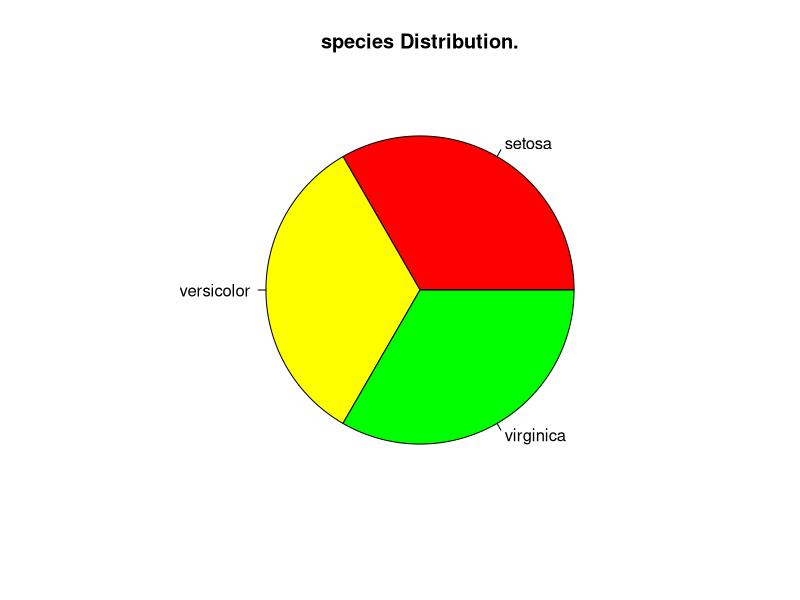
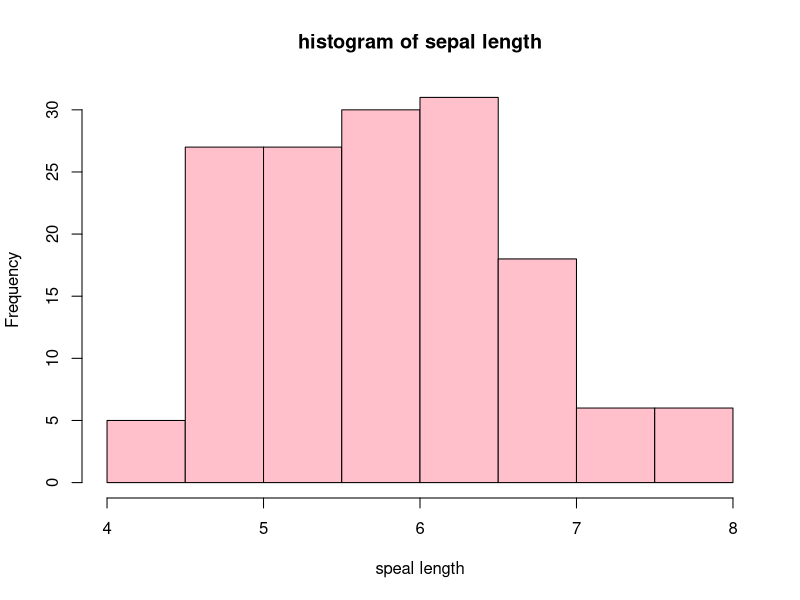
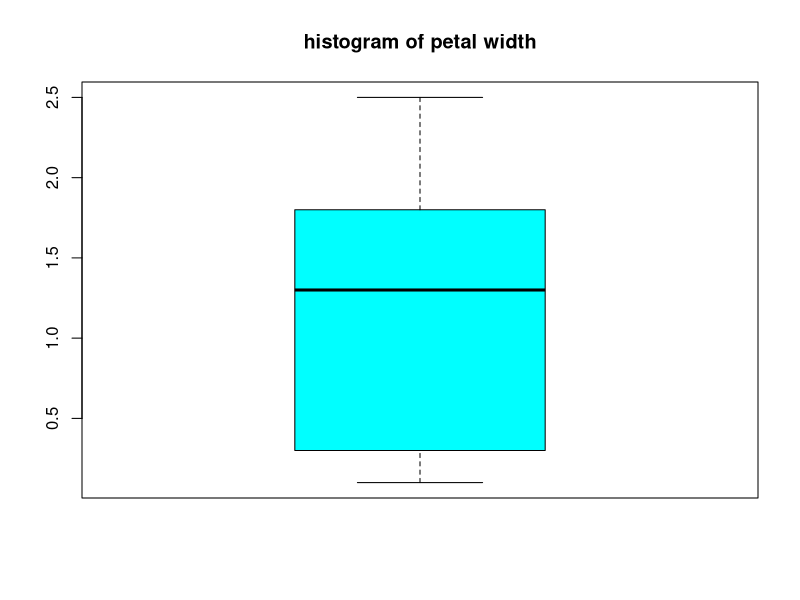
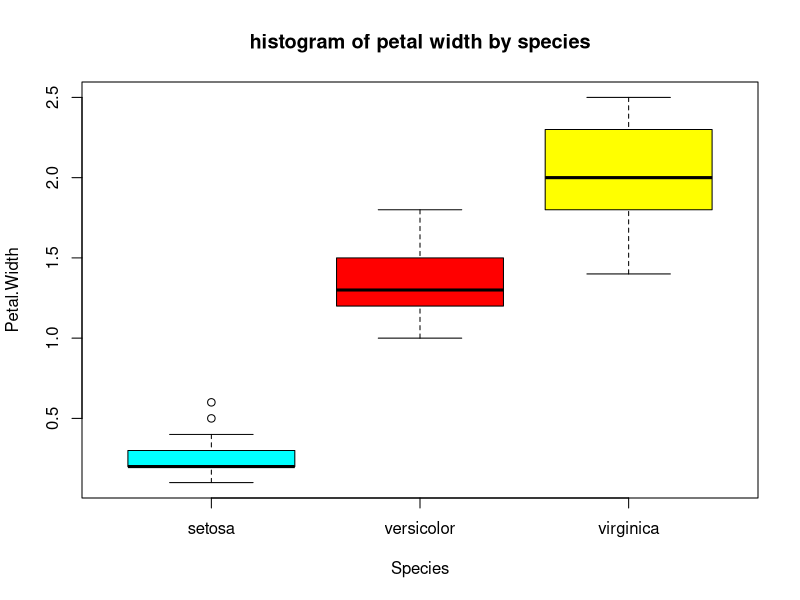
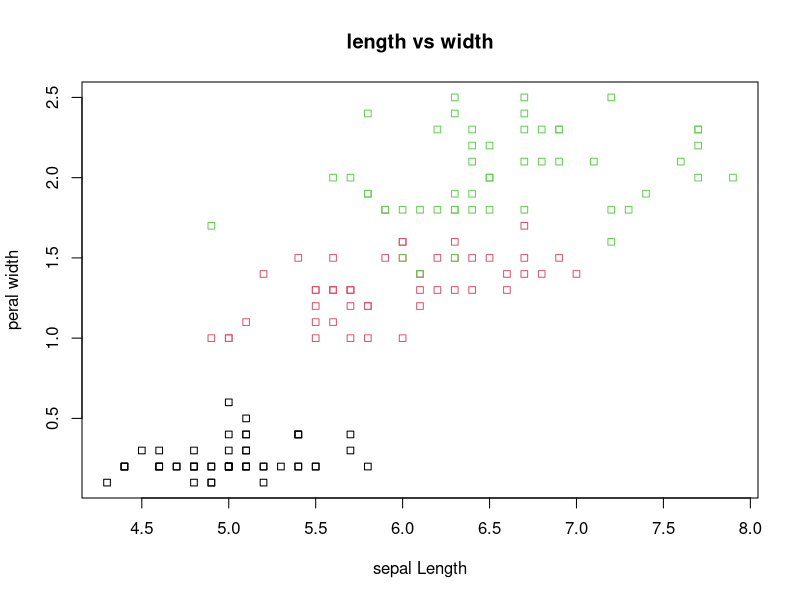
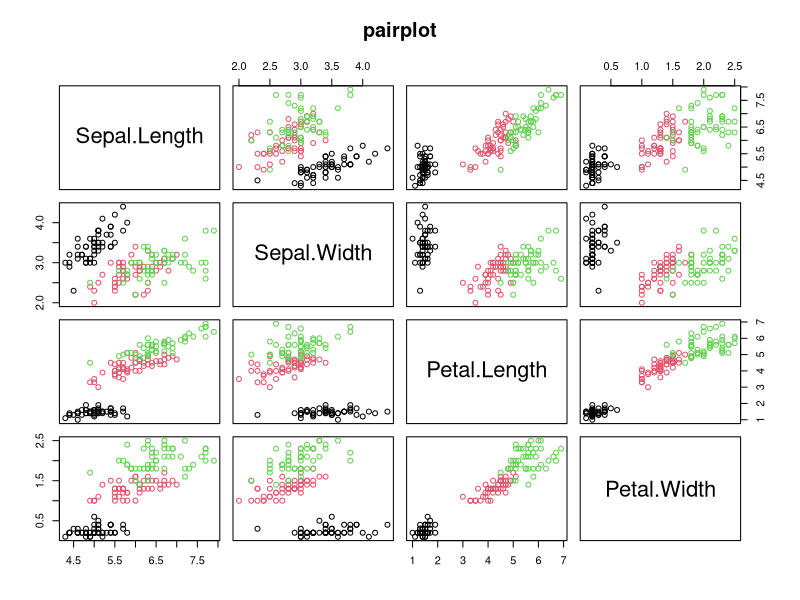
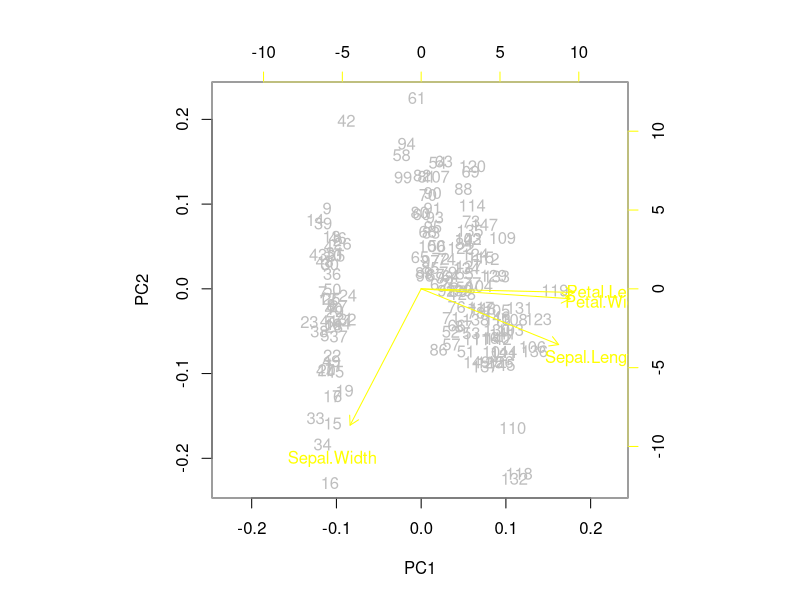

Write the R code that produced these figures, in order.
data("iris")
head(iris)

str(iris)

summary(iris)


pie(table(iris$Species), 
    col = c('red', 'yellow', 'green'),
    main = "species Distribution.")

#histogram of sepal Lenght
hist(iris$Sepal.Length, col = 'pink',
     main = "histogram of sepal length",
     xlab = "speal length")


# box plot
boxplot(iris$Petal.Width, col = 'cyan',
        main = "histogram of petal width")

boxplot(Petal.Width~Species, data = iris , col = c('cyan', 'red', 'yellow'),
        main = "histogram of petal width by species")

# frequecny table of species

print(table(iris$Species))


# scatter plot
plot(iris$Sepal.Length, iris$Petal.Width,
     col =  iris$Species, pch = 22,
     main = "length vs width",
     xlab = "sepal Length",
     ylab = "peral width")


# corr
print(cor(iris[,1:4])
)

# pairplot
pairs(iris[, 1:4], col = iris$Species, 
      main = 'pairplot')


#Principal Component Analysis (PCA) 

pca <- prcomp(iris[, 1:4], scale. = TRUE)
biplot(pca, col = c('gray', 'yellow'))

print(summary(pca))
